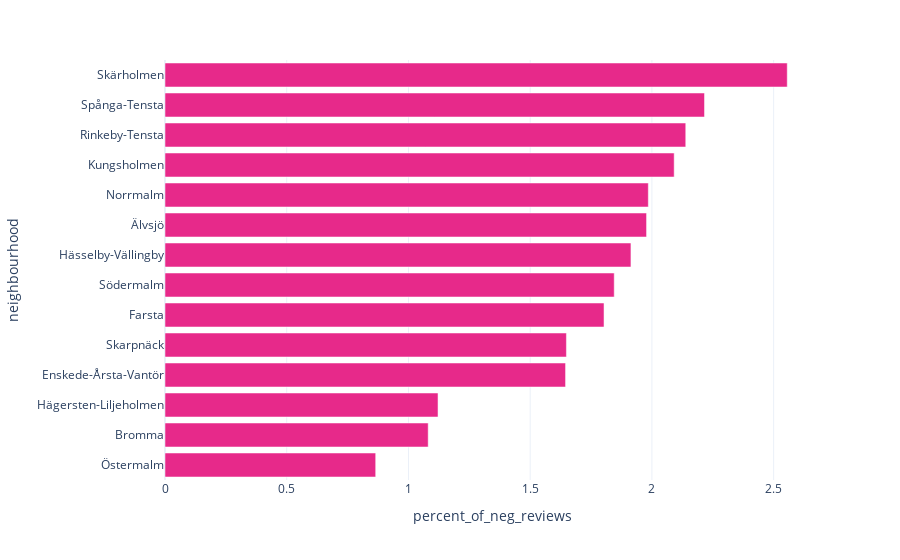

The notebook cell saved with this chart:
### Code cell
fig = px.bar(proportion_neg_reviews.sort_values('percent_of_neg_reviews'), x='percent_of_neg_reviews', y='neighbourhood')
fig.update_traces(marker_color=MAIN_COLOR)

### Figure 1 — Plotly figure (JSON) as saved in the notebook; plotly's stock layout.template omitted (floating-point values rounded to 4 significant figures)
{"data": [{"alignmentgroup": "True", "hovertemplate": "percent_of_neg_reviews=%{x}<br>neighbourhood=%{y}<extra></extra>", "legendgroup": "", "marker": {"color": "rgb(231,41,138)", "pattern": {"shape": ""}}, "name": "", "offsetgroup": "", "orientation": "h", "showlegend": false, "textposition": "auto", "type": "bar", "x": [0.8654, 1.081, 1.121, 1.645, 1.649, 1.803, 1.845, 1.914, 1.978, 1.985, 2.091, 2.139, 2.216, 2.556], "xaxis": "x", "y": ["Östermalm", "Bromma", "Hägersten-Liljeholmen", "Enskede-Årsta-Vantör", "Skarpnäck", "Farsta", "Södermalm", "Hässelby-Vällingby", "Älvsjö", "Norrmalm", "Kungsholmen", "Rinkeby-Tensta", "Spånga-Tensta", "Skärholmen"], "yaxis": "y"}], "layout": {"barmode": "relative", "legend": {"tracegroupgap": 0}, "margin": {"t": 60}, "xaxis": {"anchor": "y", "domain": [0, 1], "title": {"text": "percent_of_neg_reviews"}}, "yaxis": {"anchor": "x", "domain": [0, 1], "title": {"text": "neighbourhood"}}}}
